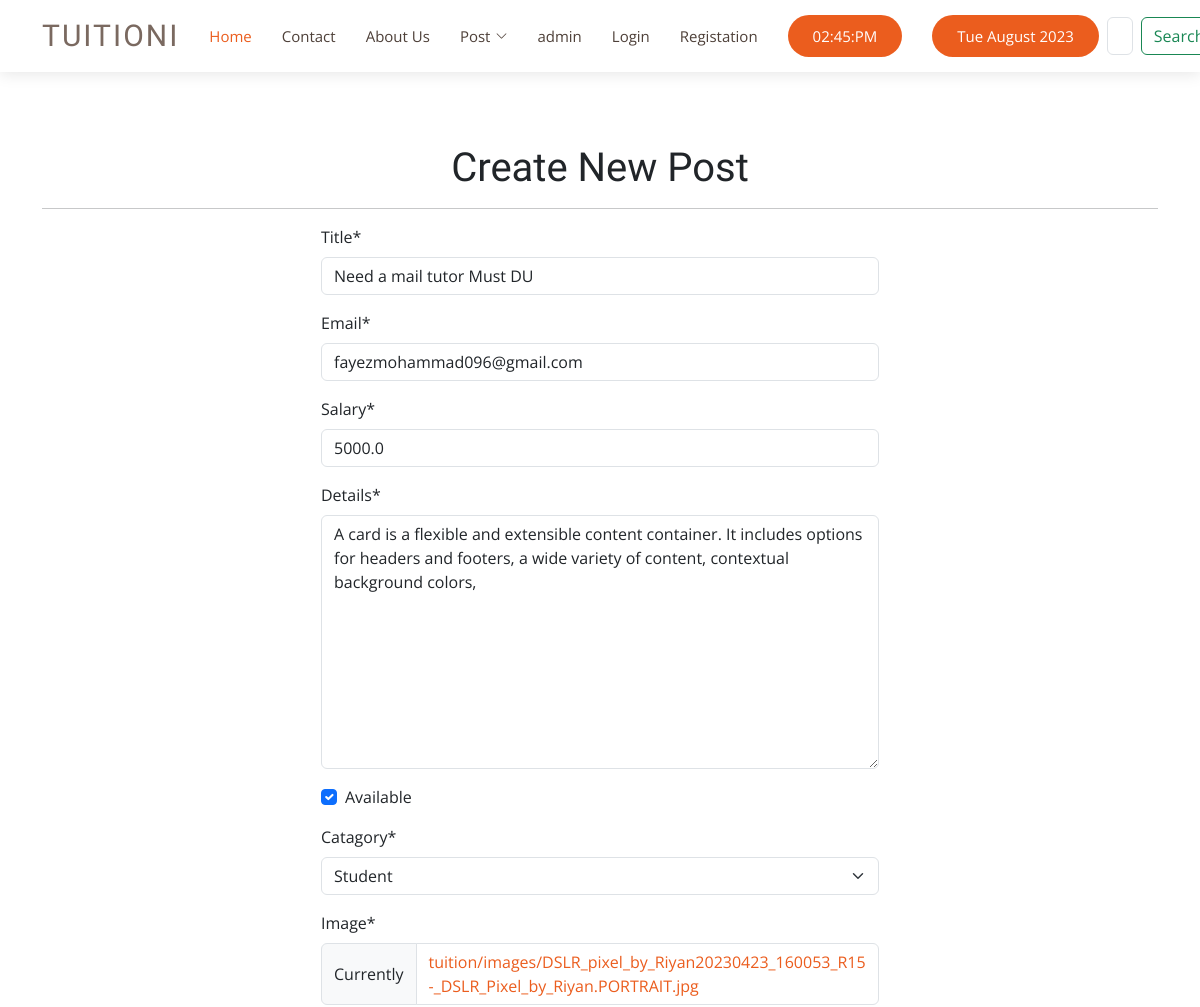
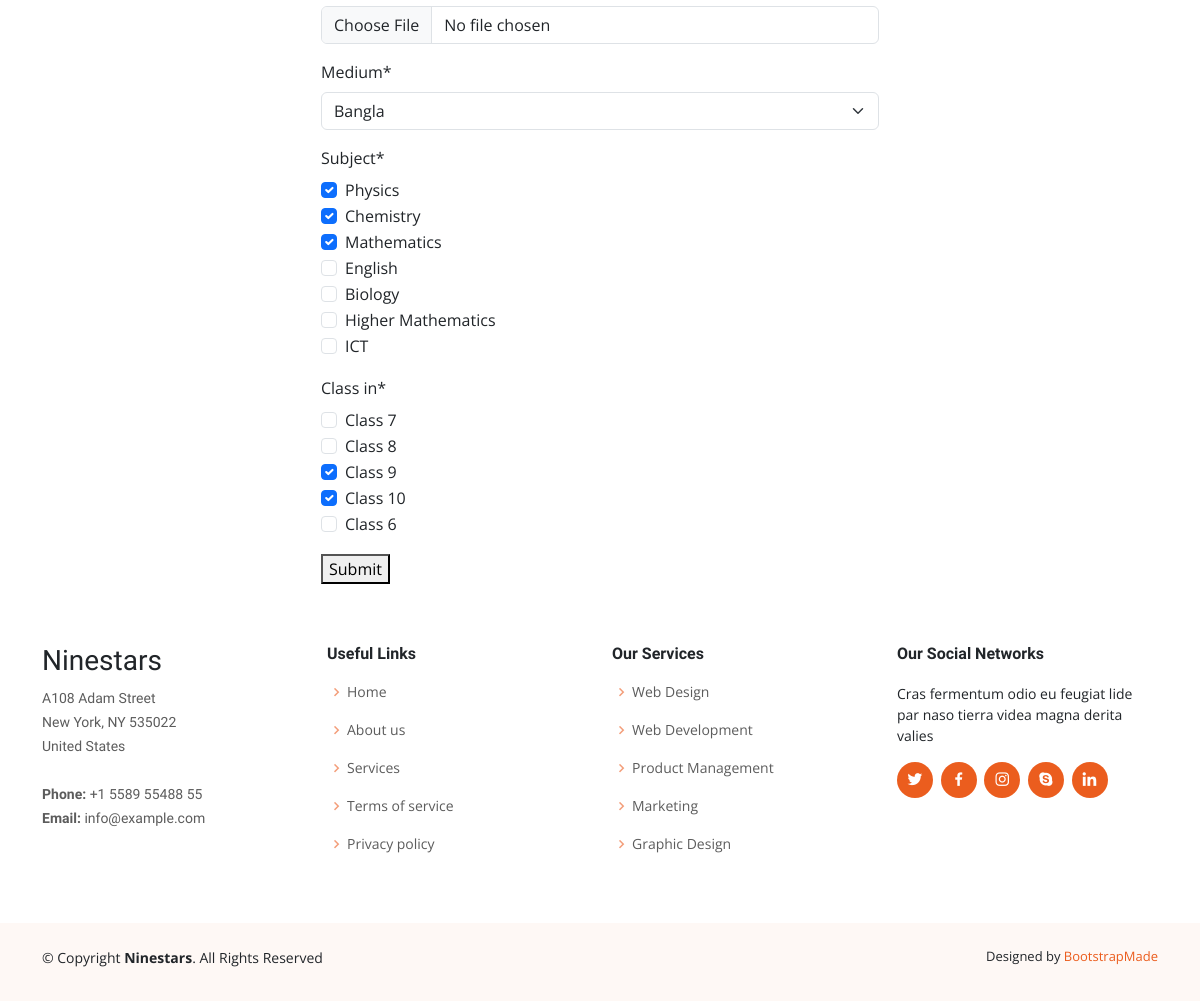
The app's page /tuition/postEdit/13/ with its own data (2 pictures, top to bottom).
### tuition/models.py (models this page shows, shortened)
class post(models.Model):
   CATAGORY = (
      ('Student','Student'),
      ('Teacher','Teacher'),
   )
   MEDIUM = (
      ('Bangla','Bangla'),
      ('English','English'),
      ('Hindi','Hindi'),
   )
   user = models.ForeignKey(User,on_delete=models.CASCADE,related_name='post_set',blank=True,null=True)
   id = models.AutoField(primary_key=True)
   title = models.CharField(max_length=100)
   slug = models.CharField(max_length=50,default=title)
   email = models.EmailField(max_length=254)
   salary = models.FloatField()
   details = models.TextField()
   available = models.BooleanField()
   catagory= models.CharField(max_length=50, choices=CATAGORY)
   created_at = models.DateTimeField(default=now)
   image = models.ImageField(default='default.jpg', upload_to='tuition/images')
   medium = MultiSelectField(max_length=255,default='English',max_choices=3,choices=MEDIUM)
   subject = models.ManyToManyField(Subject,related_name='subject_set')
   class_in = models.ManyToManyField(Class_in,related_name='class_set')

### tuition/views.py (the view, shortened to what this page needs)
# urls.py: path('postEdit/<int:pk>/', postEdit.as_view(), name= "postEdit"),
class postEdit(UpdateView):
    model = post
    form_class = post_form
    template_name = 'tuition/post_create.html'

### tuition/forms.py
class post_form(forms.ModelForm):
    class Meta:
        model=post
        exclude= ['user','slug','id','created_at']
        widgets={
            'class_in':forms.CheckboxSelectMultiple(attrs={'multiple':True}),
            'subject':forms.CheckboxSelectMultiple(attrs={'multiple':True}),
        }

### tuition/models.py (called while the page is built)
   def __str__(self):
      return self.name

   def __str__(self):
      return self.name

### templates/tuition/post_create.html (shortened to what this page needs)
{% include 'header.html' %}
<br><br><br>
{% block body %}
{% load crispy_forms_tags %}
<div class="container ">
    <h1 class=text-center>Create New Post </h1><hr>
    <div class="col-md-6 offset-md-3">
        <form action="" method="post" enctype="multipart/form-data">
            {{form | crispy}}
            <button type="submit">Submit</button>
        </form>
    </div>
</div>
{% endblock body %}
{% include 'footer.html' %}

### static/assets/css/style.css (style rules this page uses)
body { font-family: "Open Sans", sans-serif; color: #212529; }
a { color: #eb5d1e; text-decoration: none; }
h1, h2, h3, h4, h5, h6, .font-primary { font-family: "Raleway", sans-serif; }

### records on screen
post: title "Need a mail tutor Must DU", email "fayezmohammad096@gmail.com", salary "5000.0", details "A card is a flexible and extensible content container. It includes options for headers and footers, a wide variety of content, contextual background colors,", available "☑", catagory "Student", medium "Bangla"
